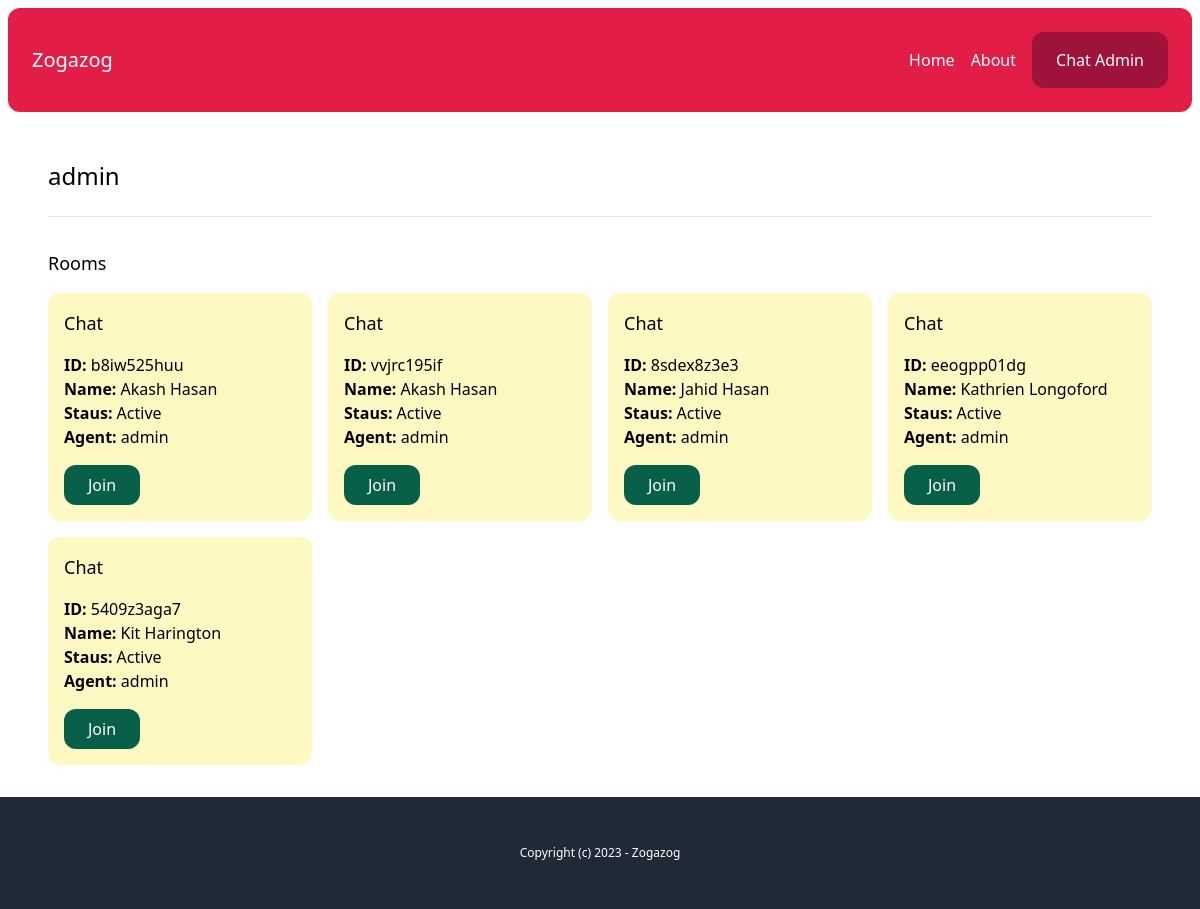
The page /chat-admin/users/cbce1697-8eda-44c3-9503-21407e4a131d/ (signed in) on the database its author committed.
### account/models.py (models this page shows)
class User(AbstractBaseUser, PermissionsMixin):
    AGENT = 'agent'
    MANAGER = 'manager'
    ROLES_CHOICES = (
        (AGENT, 'Agent'),
        (MANAGER, 'Manager'),
    )
    id = models.UUIDField(primary_key=True, default=uuid.uuid4, editable=False)
    email = models.EmailField(unique=True)
    name = models.CharField(max_length=255, blank=True, default='')
    role = models.CharField(max_length=20, choices=ROLES_CHOICES, default=AGENT)
    is_active = models.BooleanField(default=True)
    is_superuser = models.BooleanField(default=False)
    is_staff = models.BooleanField(default=False)
    date_joined = models.DateTimeField(default=timezone.now)
    last_login = models.DateTimeField(blank=True, null=True)
    objects = CustomUserManager()
    USERNAME_FIELD = 'email'
    EMAIL_FIELD = 'email'
    REQUIRED_FIELDS = ['name']

### chat/models.py (models this page shows, shortened)
class Room(models.Model):
    WAITING = 'waiting'
    ACTIVE = 'active'
    CLOSED = 'closed'
    CHOICES_STATUS = (
        (WAITING, 'Waiting'),
        (ACTIVE, 'Active'),
        (CLOSED, 'Closed'),
    )
    uuid = models.CharField(_("UUID"), max_length=255)
    client = models.CharField(_("Client"), max_length=255)
    agent = models.ForeignKey(User, related_name='rooms',blank=True,null=True, on_delete=models.SET_NULL)
    messages = models.ManyToManyField(Message, blank=True)
    url = models.CharField(_("URL"), max_length=255,blank=True,null=True)
    status = models.CharField(_("STATUS"), max_length=20,choices=CHOICES_STATUS,default=WAITING)
    created_at = models.DateTimeField(_("Created At"), auto_now=False, auto_now_add=True)
    class Meta:
        ordering = ('-created_at',)

### chat/views.py (the view)
# urls.py: path('chat-admin/users/<uuid:uuid>/', views.user_detail, name="user_detail"),
@login_required
def user_detail(request,uuid):
    user = User.objects.get(pk=uuid)
    rooms = user.rooms.all() # type: ignore
    return render(request, 'chat/user_detail.html',{'user':user,'rooms':rooms})

### chat/templates/chat/user_detail.html
{% extends "core/base.html" %}
{% load static %}
{% block content %}
    <h1 class="text-2xl mb-6 mt-6">{{user.name}}</h1>
    <hr class="my-6">
    <div class="mt-8">
        <h2 class="mb-4 text-lg">Rooms</h2>
        {% include "chat/partials/room_list.html" %}
    </div>
{% endblock content %}

### chat/templates/chat/partials/room_list.html
<div class="grid grid-cols-4 gap-4">
    {% for room in rooms %}
        <div class="p-4 rounded-xl {% if room.status == 'waiting' %}bg-emerald-100 {% elif room.status == 'active' %} bg-yellow-100 {% else %} bg-gray-100 {% endif %}">
            <h3 class="mb-4 text-lg">Chat</h3>
            <p>
                <b>ID: </b>{{room.uuid}} <br>
                <b>Name: </b> {{room.client}}<br>
                <b>Staus: </b> {{room.get_status_display}}<br>
                <b>Agent: </b> {% firstof room.agent.name  'None yet...' %}
            </p>
            <a href="{% url "chat:chat-room" room.uuid %}" class="mt-4 inline-block py-2 px-6 bg-emerald-800 text-white rounded-xl">Join</a>
        </div>
    {% endfor %}
</div>

### rows shown on the page
User: name "admin"
Room: uuid "b8iw525huu", client "Akash Hasan", status "Active", agent.name "admin"
Room: uuid "vvjrc195if", client "Akash Hasan", status "Active", agent.name "admin"
Room: uuid "8sdex8z3e3", client "Jahid Hasan", status "Active", agent.name "admin"
Room: uuid "eeogpp01dg", client "Kathrien Longoford", status "Active", agent.name "admin"
Room: uuid "5409z3aga7", client "Kit Harington", status "Active", agent.name "admin"
